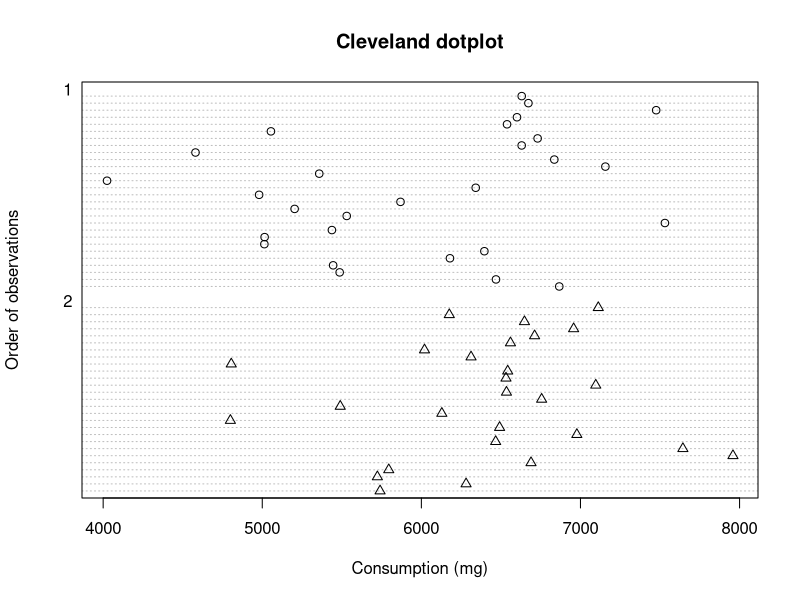
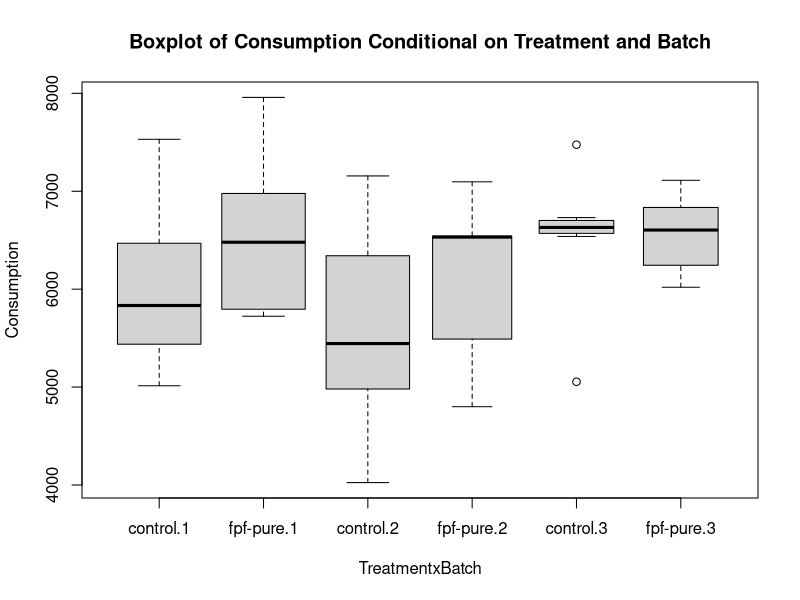
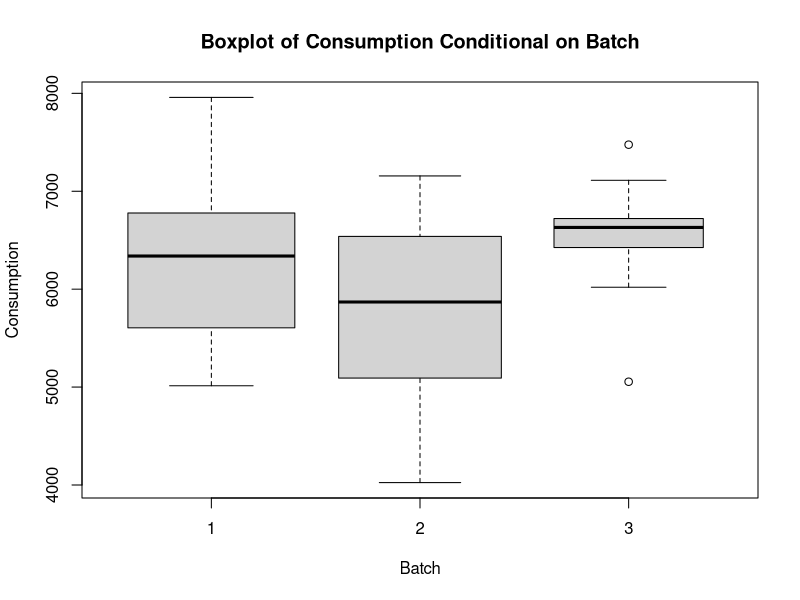
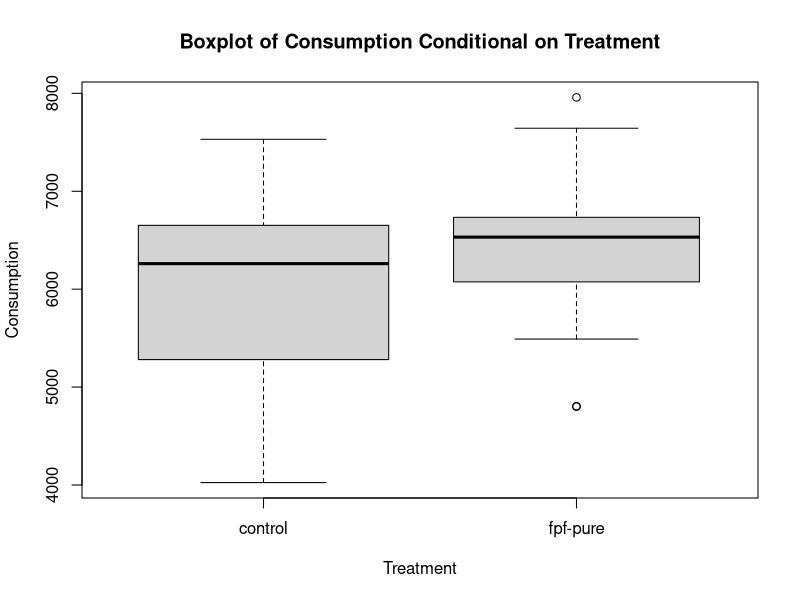
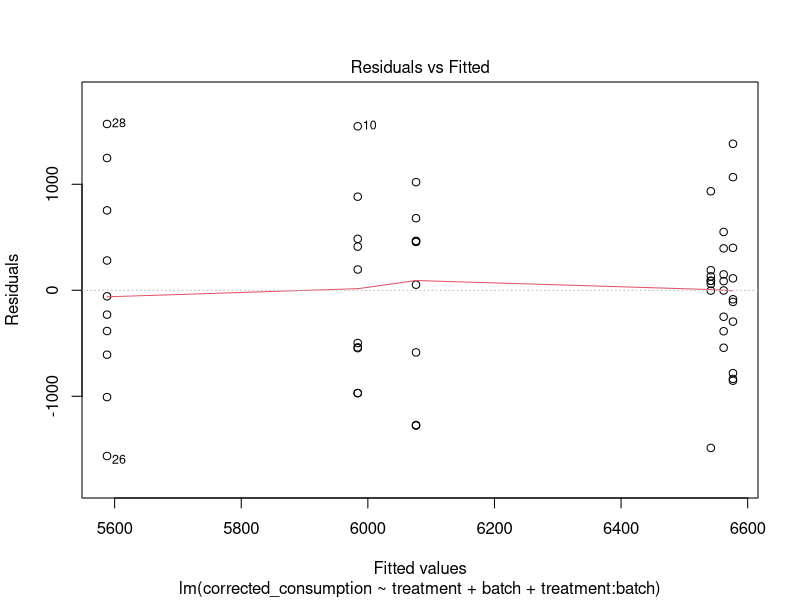
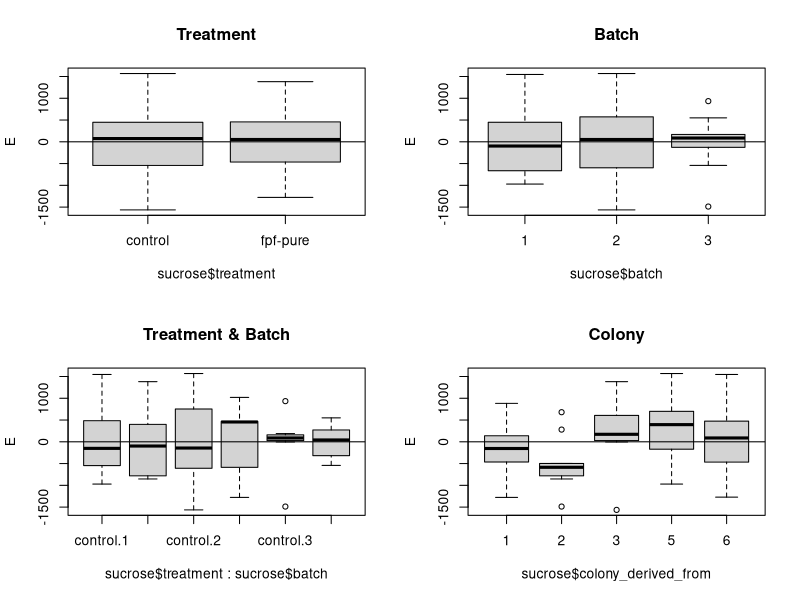
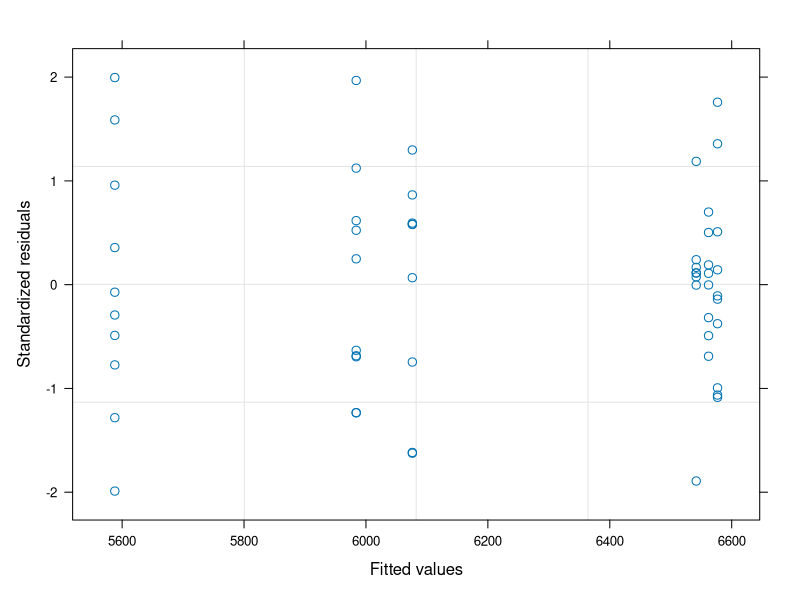
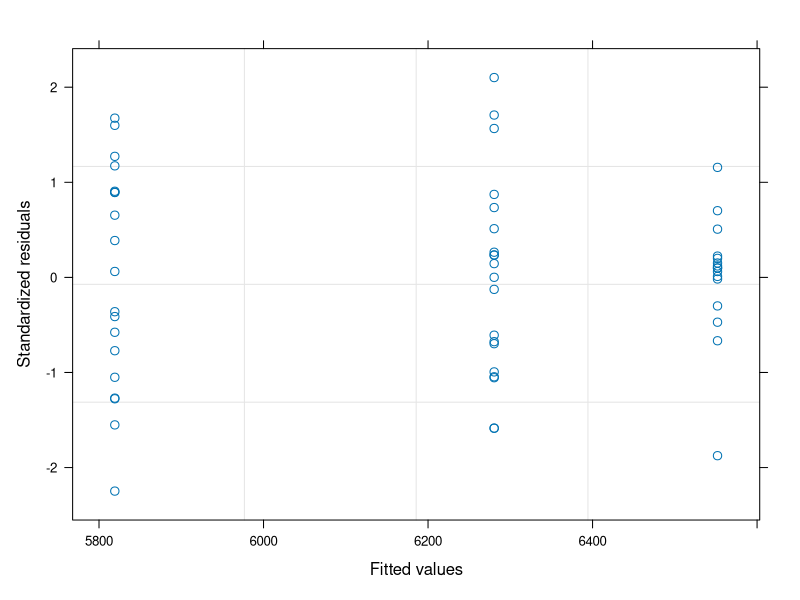

Source code (R) for these figures, in order:
## ---- chunk 1
knitr::opts_chunk$set(echo = FALSE, message = FALSE, warning = FALSE)
## ---- chunk 2
sucrose <- read.csv("output/sucrose_consumption_corrected_long.csv")
pollen <- read.csv("output/pollen_consumption_corrected_long.csv")
## ---- chunk 3
library(tidyverse)

# x1000 for mg
sucrose$corrected_consumption <- sucrose$corrected_consumption * 1000
## ---- chunk 4
worker_number <- read.csv("input/number_of_workers_each_day.csv")

# convert into long format
day <- c("1", "2", "4", "6", "8", "10")

worker_long <- tibble()

for (i in 1:length(day)) {
  
  worker_temp <- worker_number [, c(1:5, 5+i)]
  
  worker_temp$day <- day [i]
  
  colnames(worker_temp) [6] <- "worker_number"
  
  worker_long <- rbind(worker_long, worker_temp)
  
}

# create microcolony_day variable for worker_long and sucrose
worker_long$mc_day <- paste0(worker_long$microcolony.number, "_", worker_long$day)

sucrose$mc_day <- paste0(sucrose$microcolony_number, "_", sucrose$day)

# associate the worker number with the sucrose dataframe. below says for each row of sucrose df
# scan each row of the worker_long df. if there is a match between the mc_day unique identifier
# then put the worker number value for that row of worker_long into the matched row of sucrose df
sucrose$worker_number <- 0

for (i in 1:nrow(sucrose)) {
  
  for (k in 1:nrow(worker_long)) {
    
      if (sucrose$mc_day [i] == worker_long$mc_day [k]) {sucrose$worker_number [i] <- worker_long$worker_number [k]}
    
  }
}

# remove mc_day from sucrose
sucrose <- sucrose [,-7]

# divide corrected consumption values by number of bees present
sucrose$corrected_consumption <- sucrose$corrected_consumption / sucrose$worker_number
## ---- chunk 5
# sum consumption by MC
tot_con <- tibble()

microcolony_numbers <- unique(sucrose$microcolony_number)

for (i in 1:length(microcolony_numbers)) {
  
  if (length(sucrose$corrected_consumption [sucrose$microcolony_number == microcolony_numbers [i]]) == 6) {

  filtered_con <- cbind(sum(sucrose$corrected_consumption [sucrose$microcolony_number == microcolony_numbers [i]]), microcolony_numbers [i])
  
  tot_con <- rbind(tot_con, filtered_con)
  
  }

}

# re-associate these MC values with colony, batch etc information
batch_col_info <- unique(sucrose [, c(1,2,3,4)])

batch_col_info$corrected_consumption <- 0 

for (i in 1:nrow(tot_con)) {
  
  for (k in 1:nrow(batch_col_info)) {
    
    if (tot_con [i, 2] == batch_col_info [k, 1]) {
      
      batch_col_info$corrected_consumption [k] <- tot_con [i, 1] 
      
    }
    
  }
  
}

# remove 0s (these had spills) and rename data
sucrose <- batch_col_info

sucrose <- sucrose [sucrose$corrected_consumption > 0, ]

## ---- chunk 6
# sort out the variable classes
sucrose$microcolony_number <- as.factor(sucrose$microcolony_number)
sucrose$batch <- as.factor(sucrose$batch)
sucrose$colony_derived_from <- as.factor(sucrose$colony_derived_from)
sucrose$treatment <- as.factor(sucrose$treatment)
## ---- chunk 7
# Cleveland Dot Plot. First make column with 1 and 2 that correspond to Treatment levels

sucrose$clevelandcode <- factor(
ifelse(sucrose$treatment == "control",
1,
2))

sucrose$clevelandcode <- as.numeric(sucrose$clevelandcode)

dotchart(sucrose$corrected_consumption,
         groups = factor(sucrose$clevelandcode),
         ylab = "Order of observations",
         xlab = "Consumption (mg)", main = "Cleveland dotplot", pch = sucrose$clevelandcode)

boxplot(corrected_consumption ~ treatment * batch,
        varwidth = TRUE, xlab = "TreatmentxBatch",
        main = "Boxplot of Consumption Conditional on Treatment and Batch", 
        ylab = "Consumption", data = sucrose)

boxplot(corrected_consumption ~ batch,
        varwidth = TRUE, xlab = "Batch",
        main = "Boxplot of Consumption Conditional on Batch", 
        ylab = "Consumption", data = sucrose)

boxplot(corrected_consumption ~ treatment,
        varwidth = TRUE, xlab = "Treatment",
        main = "Boxplot of Consumption Conditional on Treatment", 
        ylab = "Consumption", data = sucrose)
## ---- chunk 8
# beyond optimal model.

# biologically this is my beyond optimal model.

M.lm <- lm(corrected_consumption ~ treatment + batch + treatment:batch, data = sucrose)

summary(M.lm)

# use the residuals from this beyond optimal model
plot(M.lm, which = c (1))
## ---- chunk 9
library(nlme)

M1.gls <- gls(corrected_consumption ~ treatment + batch + treatment:batch, data = sucrose, method = "REML")

E <- resid(M1.gls)

op <- par(mfrow = c(2, 2))

boxplot(E ~ sucrose$treatment, main = "Treatment")
abline(0, 0)

boxplot(E ~ sucrose$batch, main = "Batch")
abline(0, 0)

boxplot(E ~ sucrose$treatment * sucrose$batch, main = "Treatment & Batch")
abline(0, 0)

boxplot(E ~ sucrose$colony_derived_from, main = "Colony")
abline(0, 0)

par(op)

plot(M1.gls, which = c (1))
## ---- chunk 10
# random intercept?
M1.lme <- lme(corrected_consumption ~ treatment + batch + treatment:batch, data = sucrose, 
              random = ~1 | colony_derived_from, method = "REML")

AIC(M1.gls, M1.lme)

anova(M1.gls, M1.lme)

library(lmtest)
lrtest(M1.gls, M1.lme)

# What about the variance structure?
M1a.gls <- gls(corrected_consumption ~ treatment + batch + treatment:batch,
               data = sucrose,
               method = "REML",
               weights = varIdent(form =~ 1 | treatment*batch))

M1b.gls <- gls(corrected_consumption ~ treatment + batch + treatment:batch,
               data = sucrose,
               method = "REML",
               weights = varIdent(form =~ 1 | batch))

M1c.gls <- gls(corrected_consumption ~ treatment + batch + treatment:batch,
               data = sucrose,
               method = "REML",
               weights = varIdent(form =~ 1 | treatment))

AIC(M1.gls, M1a.gls, M1b.gls, M1c.gls)

anova(M1.gls, M1b.gls)

# no varIdent structure is a significant improvement
## ---- chunk 11
M1.gls <- gls(corrected_consumption ~ treatment + batch + treatment:batch, data = sucrose, method = "ML")

# what does AIC say?
library(MASS)
stepAIC(M1.gls)
## ---- chunk 12
# manual 

# round 1
M1.gls.a <- update(M1.gls, .~. - treatment:batch)

anova(M1.gls, M1.gls.a)

# round 2 
M1.gls.b <- update(M1.gls.a, .~. - treatment)
M1.gls.c <- update(M1.gls.a, .~. - batch)

anova(M1.gls.a, M1.gls.b)
anova(M1.gls.a, M1.gls.c)

# round 3
M1.gls.d <- update(M1.gls.b, .~. - batch)

anova(M1.gls.b, M1.gls.d)
## ---- chunk 13
# refit with REML
M1.gls.b <- update(M1.gls.b, method = "REML")

summary(M1.gls.b)
## ---- chunk 14
# extract residuals
E <- resid(M1.gls.b, type = "pearson")

# residuals vs fitted
plot(M1.gls.b, which = c (1))

op <- par(mfrow = c(2, 2))

boxplot(E ~ sucrose$treatment, main = "Treatment")
abline(0, 0)

boxplot(E ~ sucrose$batch, main = "Batch")
abline(0, 0)

boxplot(E ~ sucrose$treatment * sucrose$batch, main = "Treatment & Batch")
abline(0, 0)

boxplot(E ~ sucrose$colony_derived_from, main = "Colony")
abline(0, 0)

par(op)
## ---- chunk 15
# variance structures
M2a.lme <- lme(corrected_consumption ~ batch,
               data = sucrose,
               random =~1 | colony_derived_from, method = "REML",
               weights = varIdent(form =~ 1 | batch*treatment))

# extract residuals
E <- resid(M2a.lme, type = "normalized")

# residuals vs fitted
plot(M2a.lme, which = c (1))

op <- par(mfrow = c(2, 2))

boxplot(E ~ sucrose$treatment, main = "Treatment")
abline(0, 0)

boxplot(E ~ sucrose$batch, main = "Batch")
abline(0, 0)

boxplot(E ~ sucrose$treatment * sucrose$batch, main = "Treatment & Batch")
abline(0, 0)

boxplot(E ~ sucrose$colony_derived_from, main = "Colony")
abline(0, 0)

par(op)
## ---- chunk 16
# manual 
M3a.lme <- lme(corrected_consumption ~ batch + treatment + treatment:batch,
               data = sucrose,
               random =~1 | colony_derived_from, method = "ML",
               weights = varIdent(form =~ 1 | batch*treatment))

# round 1
M3a.lme.a <- update(M3a.lme, .~. - treatment:batch)

anova(M3a.lme, M3a.lme.a)

# round 2 
M3a.lme.b <- update(M3a.lme.a, .~. - treatment)
M3a.lme.c <- update(M3a.lme.a, .~. - batch)

anova(M3a.lme.a, M3a.lme.b)
anova(M3a.lme.a, M3a.lme.c)

# round 3
M3a.lme.d <- update(M3a.lme.b, .~. - batch)

anova(M3a.lme.b, M3a.lme.d)
## ---- chunk 17
# intercept only
M3a.lme.d <- update(M3a.lme.d, method = "REML")

# extract residuals
E <- resid(M3a.lme.d, type = "normalized")

# residuals vs fitted
plot(M3a.lme.d, which = c (1))

op <- par(mfrow = c(2, 2))

boxplot(E ~ sucrose$treatment, main = "Treatment")
abline(0, 0)

boxplot(E ~ sucrose$batch, main = "Batch")
abline(0, 0)

boxplot(E ~ sucrose$treatment * sucrose$batch, main = "Treatment & Batch")
abline(0, 0)

boxplot(E ~ sucrose$colony_derived_from, main = "Colony")
abline(0, 0)

par(op)

# compare to 
M2a.lme <- lme(corrected_consumption ~ batch,
               data = sucrose,
               random =~1 | colony_derived_from, method = "REML",
               weights = varIdent(form =~ 1 | batch*treatment))

# extract residuals
E <- resid(M2a.lme, type = "normalized")

# residuals vs fitted
plot(M2a.lme, which = c (1))

op <- par(mfrow = c(2, 2))

boxplot(E ~ sucrose$treatment, main = "Treatment")
abline(0, 0)

boxplot(E ~ sucrose$batch, main = "Batch")
abline(0, 0)

boxplot(E ~ sucrose$treatment * sucrose$batch, main = "Treatment & Batch")
abline(0, 0)

boxplot(E ~ sucrose$colony_derived_from, main = "Colony")
abline(0, 0)

par(op)
## ---- chunk 18
summary(M2a.lme)
## ---- chunk 19
# batch 1
sucrose$batch <- relevel(sucrose$batch, "1")

M2a.lme <- lme(corrected_consumption ~ batch,
               data = sucrose,
               random =~1 | colony_derived_from, method = "REML",
               weights = varIdent(form =~ 1 | batch*treatment))

b1_ci <- intervals(M2a.lme)

# batch 2
sucrose$batch <- relevel(sucrose$batch, "2")

M2a.lme <- lme(corrected_consumption ~ batch,
               data = sucrose,
               random =~1 | colony_derived_from, method = "REML",
               weights = varIdent(form =~ 1 | batch*treatment))

b2_ci <- intervals(M2a.lme)

# batch 3
sucrose$batch <- relevel(sucrose$batch, "3")

M2a.lme <- lme(corrected_consumption ~ batch,
               data = sucrose,
               random =~1 | colony_derived_from, method = "REML",
               weights = varIdent(form =~ 1 | batch*treatment))

b3_ci <- intervals(M2a.lme)
## ---- chunk 20
# assemble dataframe
row1 <- c(Batch="1", Prediction = b1_ci [[1]][4], ci_l = b1_ci [[1]][1], ci_h = b1_ci [[1]][7])
row2 <- c(Batch="2", Prediction = b2_ci [[1]][4], ci_l = b2_ci [[1]][1], ci_h = b2_ci [[1]][7])
row3 <- c(Batch="3", Prediction = b3_ci [[1]][4], ci_l = b3_ci [[1]][1], ci_h = b3_ci [[1]][7])

predictions <- as.data.frame(rbind(row1, row2, row3))

predictions$Prediction <- as.numeric(as.character(predictions$Prediction))
predictions$ci_l <- as.numeric(as.character(predictions$ci_l))
predictions$ci_h <- as.numeric(as.character(predictions$ci_h))
## ---- chunk 21
# ggplot
p1 <- ggplot(data = predictions, aes(x = Batch, y = Prediction, colour = as.factor(Batch))) + 
  
  geom_point(position = position_dodge(width = 0.75), size = 3) +
  
  geom_errorbar(aes(x = Batch,
                    ymin = ci_l,
                    ymax = ci_h,
                    colour = as.factor(Batch)),
                position = position_dodge(width = 0.75),
                width = 0.05, 
                size = 0.8) +
  
  geom_point(data = sucrose,
             aes(x = batch,
                 y = corrected_consumption,
                 colour = as.factor(batch)),
             alpha = 0.4,
             position  = position_jitterdodge(),
             show.legend = FALSE) +
  
  theme_bw() +

  labs(y = "Average Sucrose Consumption per Bee per Microcolony", colour = "Batch") +
    
  # theme(axis.text.x = element_text(angle = 90, vjust = 0.5, hjust=1)) +
    
  ggtitle("Average Sucrose Consumption") +
    
  theme(plot.title = element_text(hjust = 0.5), axis.title.x = element_blank()) +
  
  scale_color_manual(values = c("#88CCEE", "#CC6677", "#DDCC77")) 

p1
## ---- chunk 22
# batch 1
sucrose$batch <- relevel(sucrose$batch, "1")

M2a.lme <- lme(corrected_consumption ~ batch,
               data = sucrose,
               random =~1 | colony_derived_from, method = "REML",
               weights = varIdent(form =~ 1 | batch*treatment))

summary(M2a.lme)
## ---- chunk 23
p <- ggplot(sucrose, aes(x=treatment, y=corrected_consumption, color = treatment)) + 
  
  geom_boxplot(outlier.shape=8) +

  geom_point(data = sucrose,
             aes(x = treatment,
                 y = corrected_consumption,
                 colour = as.factor(treatment)),
             alpha = 0.4,
             position  = position_jitterdodge(),
             show.legend = FALSE) +
  
  theme_bw() +
  
  scale_color_manual(values = c("#117733", "#332288")) +
  
  labs(y = "Average Sucrose Consumption / Bee / Microcolony", colour = "Treatment") +
  
  ggtitle("Sucrose Consumption") +
  
  theme(plot.title = element_text(hjust = 0.5), axis.title.x = element_blank())

p
